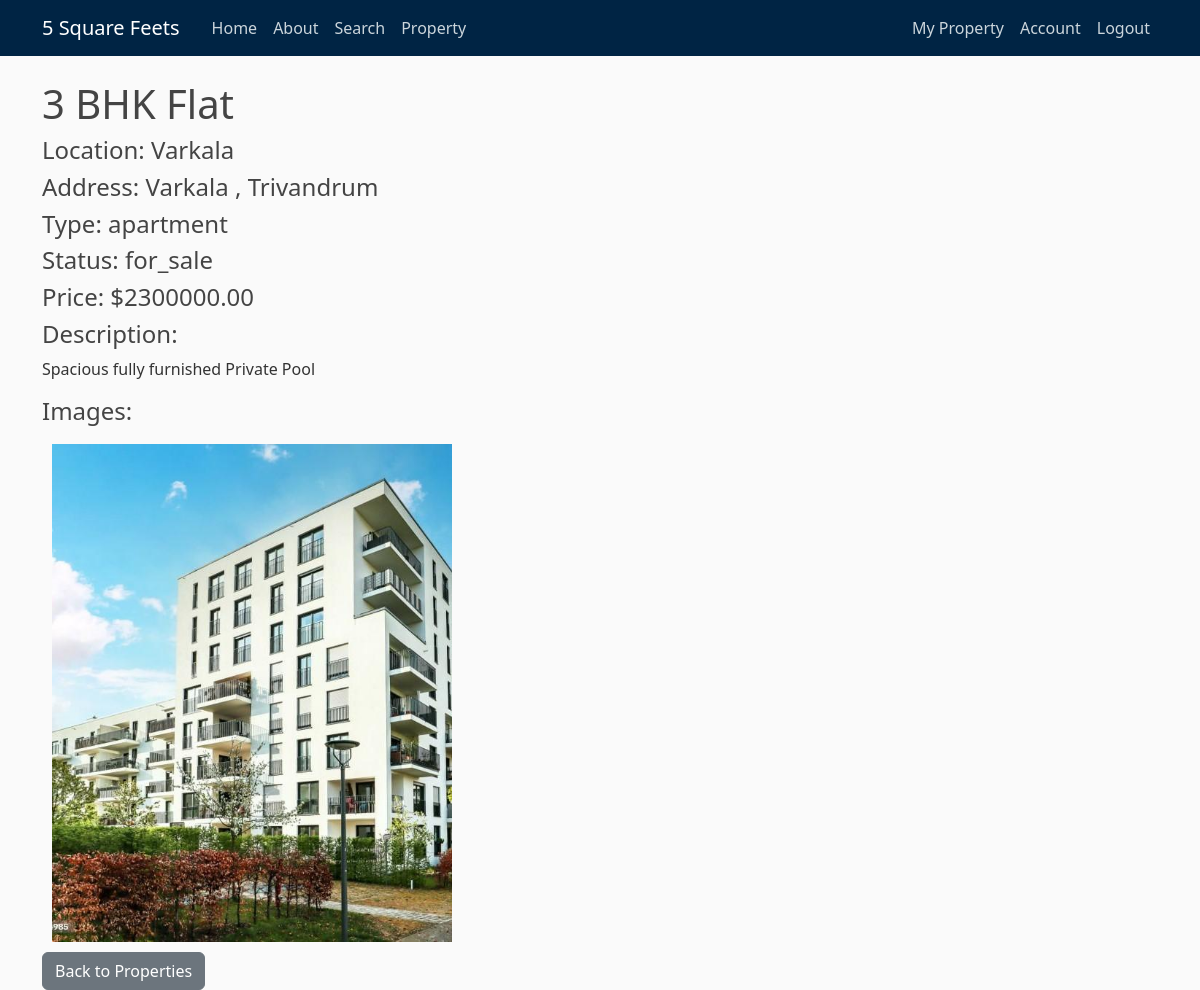
Screenshot of /property1/4 (signed in) with the database file from the repository.
### fivesquarefeets/models.py (models this page shows, shortened)
class Property(db.Model):
    property_id = db.Column(db.Integer, primary_key=True)
    property_title = db.Column(db.String(100), nullable=False)
    location = db.Column(db.String(100), nullable=False)
    address = db.Column(db.Text, nullable=False)
    property_type = db.Column(db.Enum('house', 'apartment', 'office', 'retail', 'land', name='property_type_enum'), nullable=False)
    status = db.Column(db.Enum('for_sale', 'for_rent', 'pending', 'sold', name='status_enum'), nullable=False)
    price = db.Column(db.Numeric(10, 2), nullable=False)
    description = db.Column(db.Text, nullable=False)
    images = db.Column(db.Text, nullable=True)  # Can store paths or URLs to images
    date_posted = db.Column(db.DateTime, nullable=False, default=datetime.now(timezone.utc))
    user_id = db.Column(db.Integer, db.ForeignKey('user.id'), nullable=False)
    bookings = db.relationship('Booking', backref='property', lazy=True)
    reviews = db.relationship('Review', backref='property', lazy=True)

### fivesquarefeets/routes.py (the view)
@bp.route("/property1/<int:property_id>")
@login_required
def view_property(property_id):
    property = Property.query.get_or_404(property_id)
    if property.author != current_user:
        flash('You do not have permission to view this property.', 'danger')
        return redirect(url_for('main.myproperty'))
    return render_template('view_property.html', title=property.property_title, property=property)

### fivesquarefeets/models.py (called while the page is built)
@login_manager.user_loader
def load_user(user_id):
    return db.session.get(User, int(user_id))

### fivesquarefeets/templates/view_property.html (shortened to what this page needs)
{% extends "layout.html" %}
{% block content %}
    <h1>{{ property.property_title }}</h1>
    <h4>Location: {{ property.location }}</h4>
    <h4>Address: {{ property.address }}</h4>
    <h4>Type: {{ property.property_type }}</h4>
    <h4>Status: {{ property.status }}</h4>
    <h4>Price: ${{ property.price }}</h4>
    <h4>Description:</h4>
    <p>{{ property.description }}</p>
    {% if property.images %}
        <h4>Images:</h4>
        <div class="property-images">
            {% for image in property.images.split(',') %}
                <img src="{{ url_for('static', filename='property_pics/' ~ image.strip()) }}" alt="Property Image" class="img-fluid" style="max-width: 400px; margin: 10px;">
            {% endfor %}
        </div>
    {% endif %}
    <a href="{{ url_for('main.all_properties') }}" class="btn btn-secondary">Back to Properties</a>
{% endblock %}

### fivesquarefeets/static/main.css (style rules this page uses)
body { background: #fafafa; color: #333333; margin-top: 5rem; }
h1, h2, h3, h4, h5, h6 { color: #444444; }

### rows the page displays
Property: property_title "3 BHK Flat", location "Varkala", address "Varkala , Trivandrum", property_type "apartment", status "for_sale", price "2300000.00", description "Spacious fully furnished Private Pool", images (picture)
